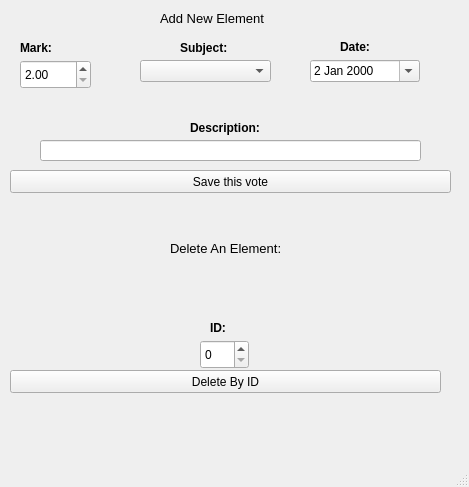
<?xml version="1.0" encoding="UTF-8"?>
<ui version="4.0">
 <class>addrecord</class>
 <widget class="QMainWindow" name="addrecord">
  <property name="geometry">
   <rect>
    <x>0</x>
    <y>0</y>
    <width>469</width>
    <height>487</height>
   </rect>
  </property>
  <property name="windowTitle">
   <string>Add/Delete A Record</string>
  </property>
  <property name="windowIcon">
   <iconset>
    <normaloff>Resources/registro_icon_application.png</normaloff>Resources/registro_icon_application.png</iconset>
  </property>
  <widget class="QWidget" name="centralwidget">
   <widget class="QLabel" name="label">
    <property name="geometry">
     <rect>
      <x>160</x>
      <y>10</y>
      <width>111</width>
      <height>16</height>
     </rect>
    </property>
    <property name="font">
     <font>
      <pointsize>10</pointsize>
     </font>
    </property>
    <property name="text">
     <string>Add New Element</string>
    </property>
   </widget>
   <widget class="QLabel" name="label_2">
    <property name="geometry">
     <rect>
      <x>20</x>
      <y>40</y>
      <width>41</width>
      <height>16</height>
     </rect>
    </property>
    <property name="font">
     <font>
      <weight>75</weight>
      <bold>true</bold>
     </font>
    </property>
    <property name="text">
     <string>Mark:</string>
    </property>
   </widget>
   <widget class="QLabel" name="label_3">
    <property name="geometry">
     <rect>
      <x>180</x>
      <y>40</y>
      <width>61</width>
      <height>16</height>
     </rect>
    </property>
    <property name="font">
     <font>
      <weight>75</weight>
      <bold>true</bold>
     </font>
    </property>
    <property name="text">
     <string>Subject:</string>
    </property>
   </widget>
   <widget class="QDateEdit" name="dtVote">
    <property name="geometry">
     <rect>
      <x>310</x>
      <y>60</y>
      <width>110</width>
      <height>22</height>
     </rect>
    </property>
    <property name="calendarPopup">
     <bool>true</bool>
    </property>
    <property name="date">
     <date>
      <year>2000</year>
      <month>1</month>
      <day>2</day>
     </date>
    </property>
   </widget>
   <widget class="QComboBox" name="cbnSubject">
    <property name="geometry">
     <rect>
      <x>140</x>
      <y>60</y>
      <width>131</width>
      <height>22</height>
     </rect>
    </property>
   </widget>
   <widget class="QLabel" name="label_4">
    <property name="geometry">
     <rect>
      <x>340</x>
      <y>40</y>
      <width>47</width>
      <height>13</height>
     </rect>
    </property>
    <property name="font">
     <font>
      <weight>75</weight>
      <bold>true</bold>
     </font>
    </property>
    <property name="text">
     <string>Date:</string>
    </property>
   </widget>
   <widget class="QLineEdit" name="lnDesc">
    <property name="geometry">
     <rect>
      <x>40</x>
      <y>140</y>
      <width>381</width>
      <height>21</height>
     </rect>
    </property>
   </widget>
   <widget class="QLabel" name="label_5">
    <property name="geometry">
     <rect>
      <x>190</x>
      <y>120</y>
      <width>91</width>
      <height>16</height>
     </rect>
    </property>
    <property name="font">
     <font>
      <weight>75</weight>
      <bold>true</bold>
     </font>
    </property>
    <property name="text">
     <string>Description:</string>
    </property>
   </widget>
   <widget class="QPushButton" name="btnSaveVote">
    <property name="geometry">
     <rect>
      <x>10</x>
      <y>170</y>
      <width>441</width>
      <height>23</height>
     </rect>
    </property>
    <property name="text">
     <string>Save this vote</string>
    </property>
   </widget>
   <widget class="QLabel" name="lblDebug">
    <property name="geometry">
     <rect>
      <x>40</x>
      <y>420</y>
      <width>391</width>
      <height>20</height>
     </rect>
    </property>
    <property name="text">
     <string/>
    </property>
    <property name="alignment">
     <set>Qt::AlignCenter</set>
    </property>
   </widget>
   <widget class="QLabel" name="label_6">
    <property name="geometry">
     <rect>
      <x>170</x>
      <y>240</y>
      <width>111</width>
      <height>16</height>
     </rect>
    </property>
    <property name="font">
     <font>
      <pointsize>10</pointsize>
     </font>
    </property>
    <property name="text">
     <string>Delete An Element:</string>
    </property>
   </widget>
   <widget class="QLabel" name="label_7">
    <property name="geometry">
     <rect>
      <x>210</x>
      <y>320</y>
      <width>31</width>
      <height>16</height>
     </rect>
    </property>
    <property name="font">
     <font>
      <weight>75</weight>
      <bold>true</bold>
     </font>
    </property>
    <property name="text">
     <string>ID:</string>
    </property>
   </widget>
   <widget class="QPushButton" name="btnDelRecord">
    <property name="geometry">
     <rect>
      <x>10</x>
      <y>370</y>
      <width>431</width>
      <height>23</height>
     </rect>
    </property>
    <property name="text">
     <string>Delete By ID</string>
    </property>
   </widget>
   <widget class="QDoubleSpinBox" name="spnMark">
    <property name="geometry">
     <rect>
      <x>20</x>
      <y>60</y>
      <width>71</width>
      <height>29</height>
     </rect>
    </property>
    <property name="decimals">
     <number>2</number>
    </property>
    <property name="minimum">
     <double>2.000000000000000</double>
    </property>
    <property name="maximum">
     <double>10.000000000000000</double>
    </property>
   </widget>
   <widget class="QSpinBox" name="spnDelById">
    <property name="geometry">
     <rect>
      <x>200</x>
      <y>340</y>
      <width>49</width>
      <height>29</height>
     </rect>
    </property>
   </widget>
  </widget>
  <widget class="QMenuBar" name="menubar">
   <property name="geometry">
    <rect>
     <x>0</x>
     <y>0</y>
     <width>469</width>
     <height>25</height>
    </rect>
   </property>
  </widget>
  <widget class="QStatusBar" name="statusbar"/>
 </widget>
 <resources/>
 <connections/>
</ui>
